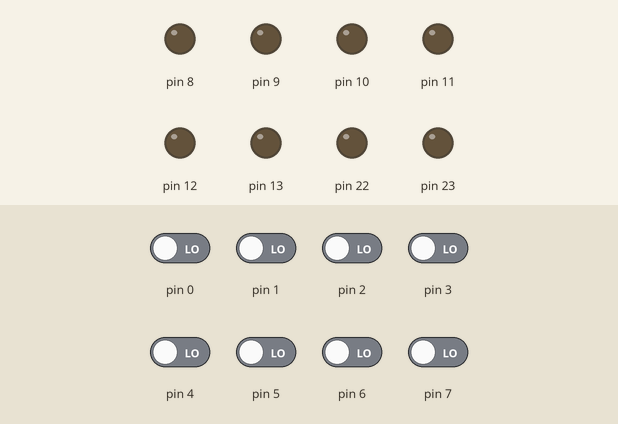
Simulated run of this sketch. Board: Arduino Uno, built with avr-gcc and run on an emulated ATmega328P. Parts: output pins drawn as LEDs (lit = HIGH). The inputs (shaded band) are chosen by the test bench; at power-on: pin 0–7 LOW.

Above: at 1.2 s.
1.3 s: pin 0 driven HIGH
At 1.8 s:
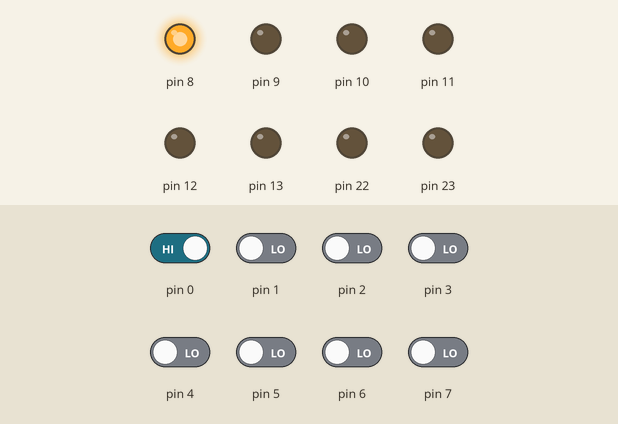
2.8 s: pin 1 driven HIGH
At 4.0 s:
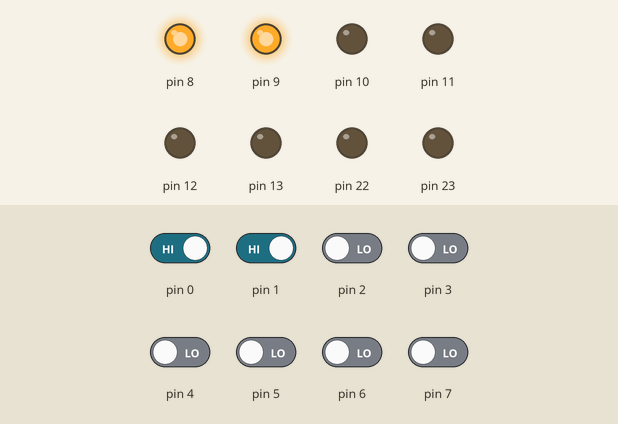
4.3 s: pin 2 driven HIGH
At 5.3 s:
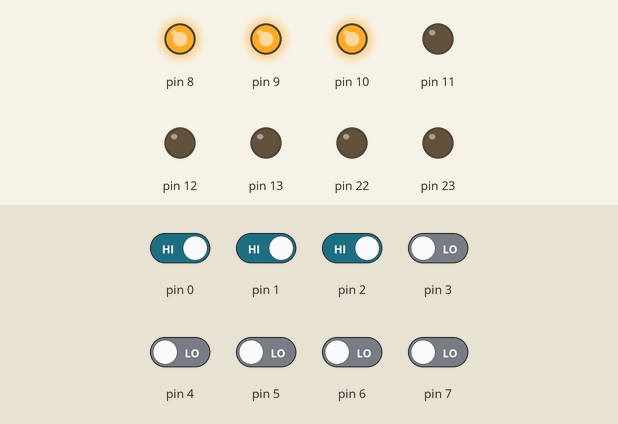
5.8 s: pin 3 driven HIGH
At 6.4 s:
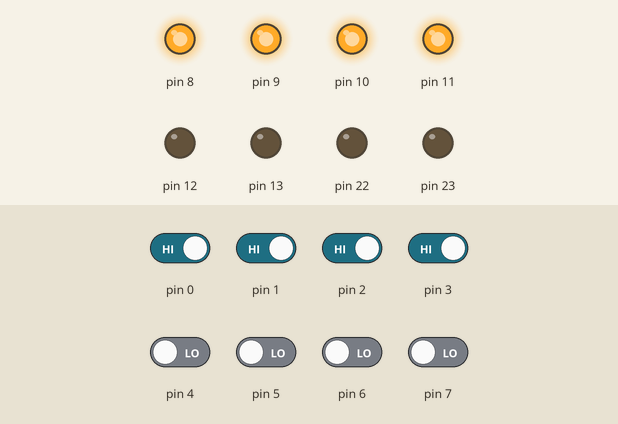
7.3 s: pin 4 driven HIGH
At 7.6 s:
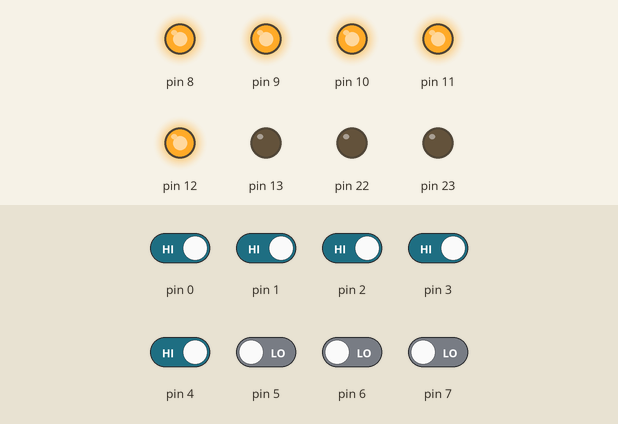
8.8 s: pin 5 driven HIGH
At 9.9 s:
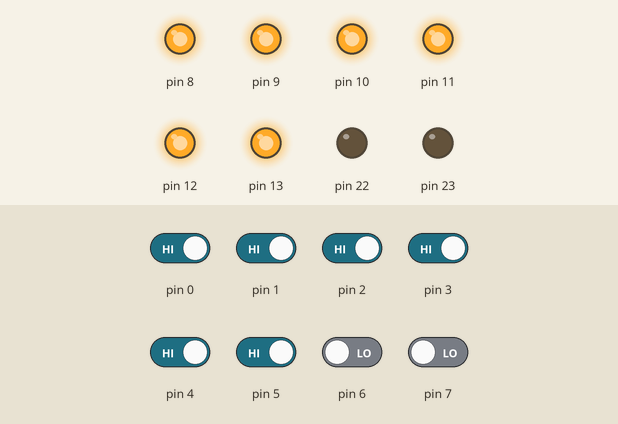
Timing chart, 0 to 11.3 s (numbered marks = the images above; inputs shaded):
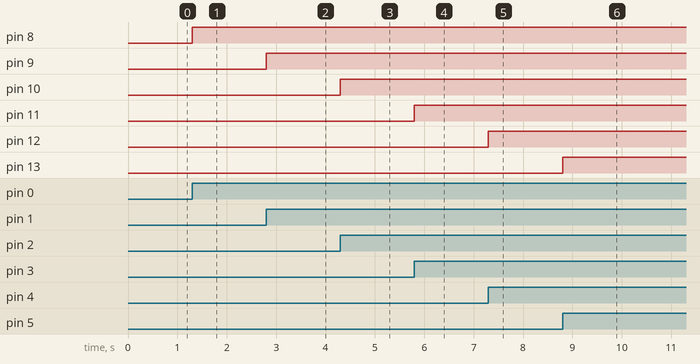

The sketch:

leerdybigual.ino
```cpp
//Este ejemplo replica la entrada del puerto D y saca las salidas al B
//Hasta 8 pulsadores pueden replicarse como salida al puerto b

byte valorD; //variable lectura del puerto D (leemos todo a la vez)

void setup() {
    DDRD=~B11111111;  //Puerto de como INPUT ~ = negacion  y B es valor de BYTE
    DDRB=~B00000000;  //Puerto B como OUTPUT
}

void loop() {
    valorD = PIND; //Leemos todo el puerto almacenado en la variable de entorno PIND  (puerto D)
    PORTB=valorD; //El puerto B coge el valor de D PORT (el puerto entero vale el valor de valorD)
}
```

Measured:
- after the input at 1.3 s, pin 8: LOW → HIGH at once
- after the input at 2.8 s, pin 9: LOW → HIGH at once
- after the input at 4.3 s, pin 10: LOW → HIGH at once
- after the input at 5.8 s, pin 11: LOW → HIGH at once
- after the input at 7.3 s, pin 12: LOW → HIGH at once
- after the input at 8.8 s, pin 13: LOW → HIGH at once
